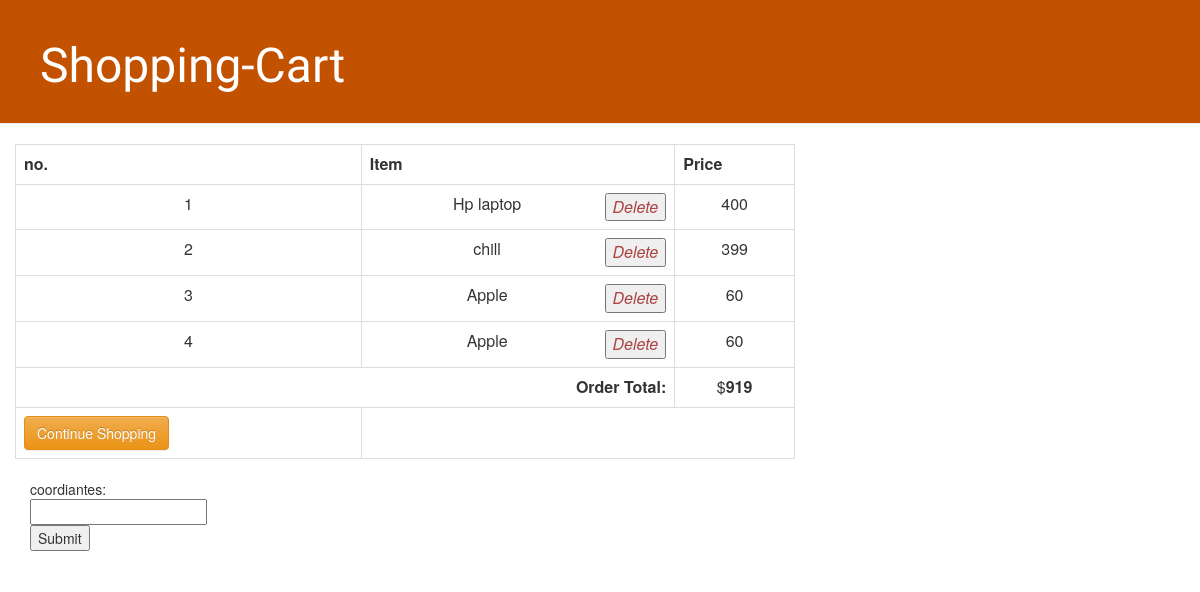
Page /cart/ (signed in) on the committed database.
### product/models.py (models this page shows, shortened)
class OrderItem(models.Model):
    product=models.OneToOneField(Product,on_delete=models.SET_NULL,null=True)

class Product(models.Model):
    seller= models.ForeignKey(settings.AUTH_USER_MODEL, on_delete=models.CASCADE)
    name = models.CharField(max_length=200)
    details= models.TextField()
    check=models.CharField(max_length=200)
    price = models.IntegerField()

class Order(models.Model):
    buyer=models.ForeignKey(settings.AUTH_USER_MODEL, on_delete=models.CASCADE)
    items=models.ManyToManyField(OrderItem)
    def add(self):
        return self.items.all()
    def get_cart_total(self):
        return sum([item.product.price for item in self.items.all()])

### product/views.py (the view, shortened to what this page needs)
# urls.py: path('cart/',views.order_details,name="order_summary"),
def order_details(request):
    existing_order=get_pending_order(request)
    context={'order':existing_order }
    return render(request,'product/cart.html',context)

### product/views.py (called while the page is built)
def get_pending_order(request):
    order=Order.objects.filter(buyer=request.user)
    if order.exists():
        return order[0]
    return 0

### product/templates/product/cart.html (shortened to what this page needs)
{% extends "base.html" %}
{% block content %}
 <section>
   <div class="row">
    <table class="table table-hover table-bordered text-center">
      <tr class="text-center">
        <th>no.</th>
        <th>Item</th>
        <th>Price</th>
      </tr>
      {% for item in order.add %}
        <tr>
          <td>{{ forloop.counter }}</td>
          <td>
            {{ item.product.name }}
            <span class="pull-right">
              <a href="{% url 'delete_item' item.id %}" data-balloon="remove this item from cart" class="text-danger" onclick="return confirm_delete();">
		      <i class="fas fa-trash"><button>Delete</button></i>
              </a>
            </span>
          </td>
          <td>{{ item.product.price }}</td>
        </tr>
      {% empty %}
        <tr>
          <td colspan= 3> You have not added any items yet.</td>
        </tr>60
      {% endfor %}
      <tr>
        {% if order.get_cart_total != None %}
        <td colspan=2>
          <strong class="pull-right">Order Total:</strong>
        </td>
        <td colspan= 1>
          $<strong>{{ order.get_cart_total }}</strong>
        </td>
        {% endif %}
      </tr>
      <tr>
        <td colspan=1 >
          <a href="{% url 'product_list' %}" class="btn btn-warning pull-left">
            {% if order %}Continue Shopping{% else %}Add Items to Cart {% endif %}
          </a>
        </td>
        <td colspan=2>
        </td>
      </tr>
    </table>
   </div>
 </section>
 <form method="POST" action="#" class="post-form">
  coordiantes:<br>
  <input type="text" name="locatation" value="">
  <br>
  <input type="submit" value="Submit">
  </form>
{% endblock %}

### rows in the picture
OrderItem: product.name "Hp laptop", product.price "400"
OrderItem: product.name "chill", product.price "399"
OrderItem: product.name "Apple", product.price "60"
OrderItem: product.name "Apple", product.price "60"
Order: get_cart_total "919"
